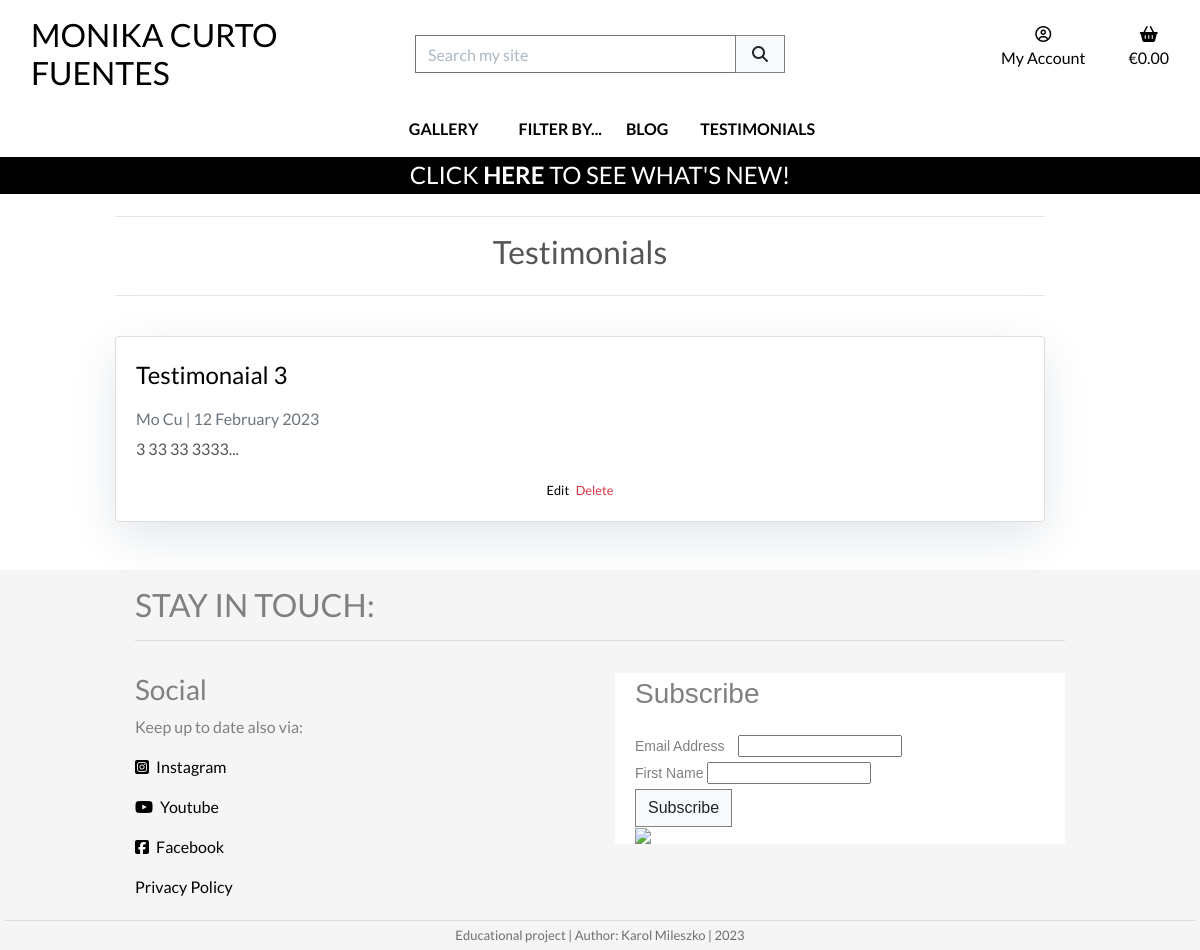
Page /testimonials/ (signed in) on the earlier database version.
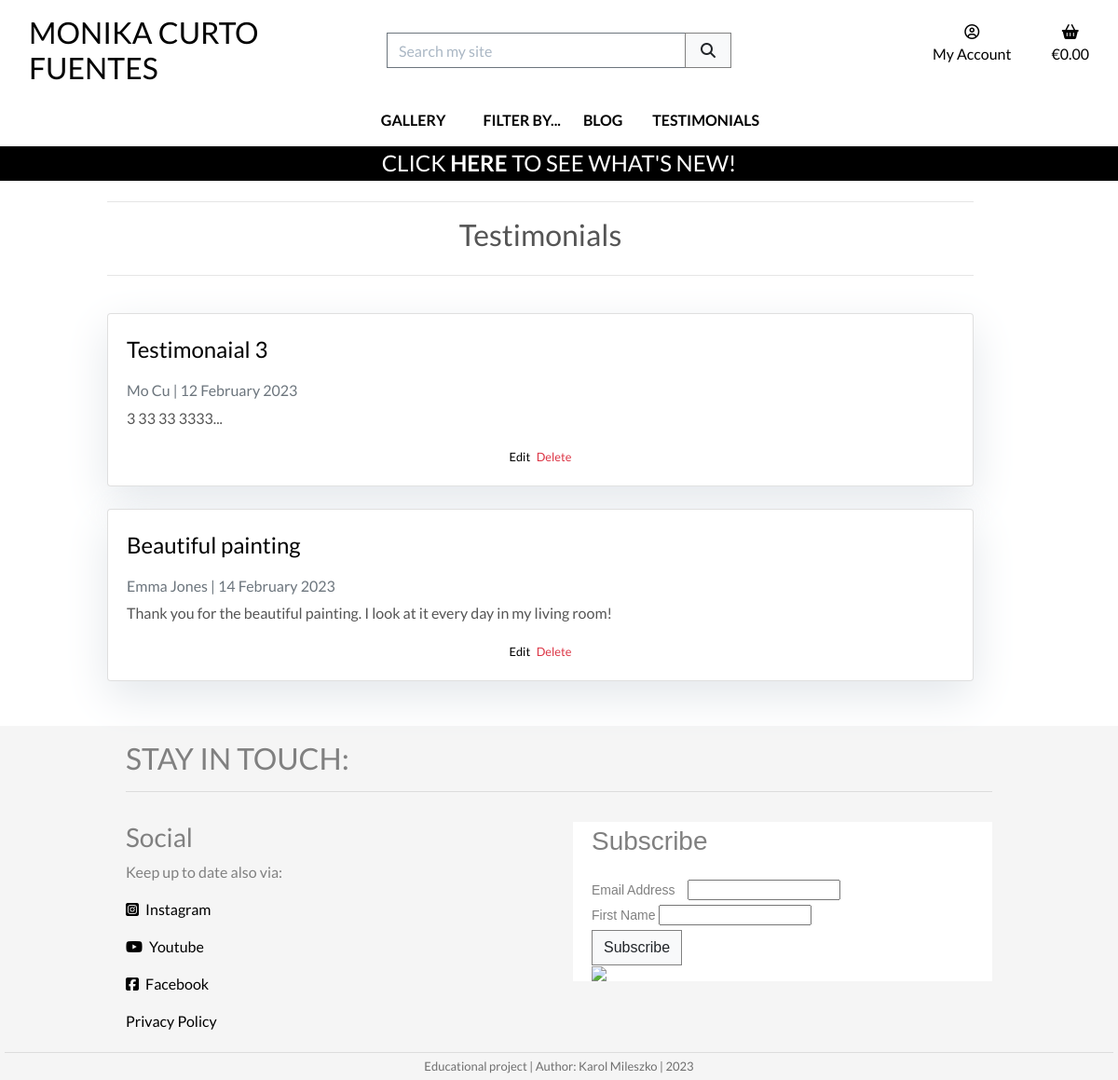
Same page on the later database version.
### testimonials/models.py (models this page shows, shortened)
class Testimonial(models.Model):
    class Meta:
        ordering = ['-created_on']
    title = models.CharField(
        max_length=150,
        null=True,
        blank=True)
    author = models.ForeignKey(
        User,
        on_delete=models.CASCADE,
        related_name="testimonials")
    content = models.TextField()
    created_on = models.DateTimeField(
        auto_now_add=True)
    updated_on = models.DateTimeField(
        auto_now=True)
    priority = models.CharField(
        max_length=10,
        choices=PRIORITY_CHOICES,
        default="3 - Normal",
        null=True,
        blank=True)
    live = models.BooleanField(
        default=False)

### testimonials/views.py (the view)
class TestimonialList(generic.ListView):
    model = Testimonial
    testimonials = Testimonial.objects.all()
    template_name = 'testimonials/testimonials.html'
    ordering = ['priority', 'created_on']
    def get_queryset(self):
        queryset = super().get_queryset()
        if self.request.user.is_staff:
            return queryset
        return queryset.filter(live=True)

### bag/contexts.py (called while the page is built, shortened)
def bag_contents(request):
    bag_items = []
    total = 0
    product_count = 0
    bag = request.session.get('bag', {})
    if total < settings.FREE_DELIVERY_THRESHOLD and total > 0:
        min_charge = settings.DELIVERY_MIN_CHARGE
        delivery = max(
            total * Decimal(settings.STANDARD_DELIVERY_PERCENTAGE / 100),
            min_charge)
        free_delivery_delta = settings.FREE_DELIVERY_THRESHOLD - total
    else:
        delivery = 0
        free_delivery_delta = 0
    grand_total = delivery + total
    context = {
        'bag_items': bag_items,
        'total': total,
        'product_count': product_count,
        'delivery': delivery,
        'free_delivery_delta': free_delivery_delta,
        'free_delivery_threshold': settings.FREE_DELIVERY_THRESHOLD,
        'grand_total': grand_total,
    }
    return context

### testimonials/templates/testimonials/testimonials.html (shortened to what this page needs)
{% extends "base.html" %}
{% load static %}
{% block page_header %}
    {% include "includes/page_header.html" with title="Testimonials" subtitle="" %}
{% endblock %}
{% block content %}
    <div class="container mb-4 col-12 col-md-10 offset-md-1">
        <div class="row">
            <div class="col">
                {% if testimonial_list|length > 0 %}
                    {% for testimonial in testimonial_list %}
                        <div class="card mb-4">
                            <div class="card-body">
                                <a href="{% url 'testimonial_detail' testimonial.id  %}"
                                    <p class="card-title">{{ testimonial.title }}<p>
                                </a>
                                <p class="card-text text-muted h6">
                                    {{ testimonial.author.get_full_name|default:testimonial.author.username }} | {{ testimonial.created_on | date:"d F Y"}}
                                </p>
                                <div class="row">
                                    <div class="card-text col">
                                        <p>
                                            {{testimonial.content|safe }}
                                        </p>
                                    </div>
                                </div>
                                {% if request.user.is_staff %}
                                <div class="text-center">
                                    <small>
                                        <a href="{% url 'testimonial_edit' testimonial.id %}"  class="mr-1">Edit</a>
                                        <a href="{% url 'testimonial_delete' testimonial.id %}" class="text-danger">Delete</a>
                                    </small>
                                </div>
                                {% endif %}
                            </div>
                        </div>
                    {% endfor %}
                {% endif %}
            </div>
        </div>
    </div>
{% endblock %}

Differences in the rows shown:
added Testimonial: title "Beautiful painting", author.get_full_name "Emma Jones", created_on "14 February 2023", content "Thank you for the beautiful painting. I look at it every day in my living room!"
